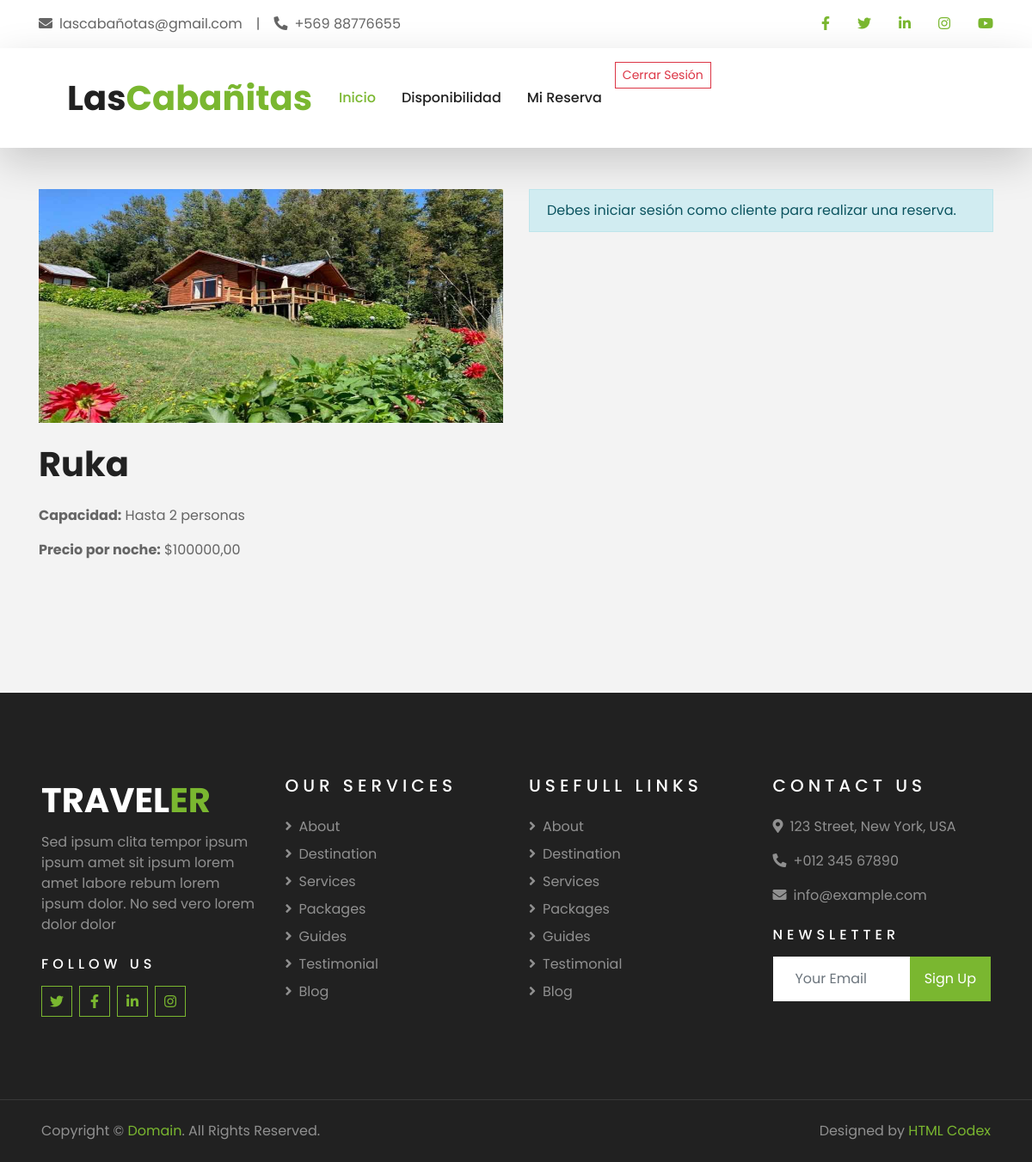
/cabana/1/ (signed in), run on the app's committed database.
### BD/models.py (models this page shows, shortened)
class Cabana(models.Model):
    ESTADOS_CABANA = [
        ('disponible', 'Disponible'),
        ('ocupada', 'Ocupada'),
        ('mantenimiento', 'En mantenimiento'),
    ]
    nombre_cabana = models.CharField(max_length=100)
    capacidad = models.IntegerField(help_text="Capacidad máxima de personas")
    estado = models.CharField(
        max_length=50,
        choices=ESTADOS_CABANA,
        default='disponible',
        help_text="Estado de la cabaña"
    )
    precio = models.DecimalField(max_digits=10, decimal_places=2)
    created = models.DateTimeField(auto_now_add = True, verbose_name = "Fech. Creacion")
    updated = models.DateTimeField(auto_now_add = True, verbose_name = "Fech. Edicion")
    class Meta:
        verbose_name = "cabaña"
        verbose_name_plural = "cabañas"

class CabanaImage(models.Model):
    cabana = models.ForeignKey(
        Cabana,
        on_delete=models.CASCADE,
        related_name='imagenes',
        verbose_name="Cabaña"
    )
    imagen = models.ImageField(upload_to='images/cabanas/', verbose_name="Imagen de la cabaña")
    class Meta:
        verbose_name = "imagen de cabaña"
        verbose_name_plural = "imágenes de cabaña"

### core/views.py (the view)
# urls.py: path('cabana/<int:cabana_id>/', views.cabana_detalle, name='cabana_detalle'),
@login_required(login_url='/login/')  # Redirige a la URL de inicio de sesión
def cabana_detalle(request, cabana_id):
    cabana = get_object_or_404(Cabana, id=cabana_id)
    reservas = Reserva.objects.filter(
        cabana=cabana,
        estado='confirmada',
        fecha_fin__gte=date.today()
    )
    fechas_ocupadas = []
    for reserva in reservas:
        fecha_actual = reserva.fecha_inicio
        while fecha_actual <= reserva.fecha_fin:
            fechas_ocupadas.append(fecha_actual.strftime('%Y-%m-%d'))
            fecha_actual += timedelta(days=1)
    context = {
        'cabana': cabana,
        'today': date.today(),
        'fechas_ocupadas': json.dumps(fechas_ocupadas),
    }
    return render(request, 'core/cabana_detalle.html', context)

### core/templates/core/cabana_detalle.html (shortened to what this page needs)
{% extends 'core/base.html' %}
{% load static %}
{% block content %}
<div class="container-fluid py-5">
    <div class="container">
        <div class="row">
            <div class="col-lg-6">
                {% if cabana.imagenes.first %}
                    <img class="img-fluid mb-4" src="{{ cabana.imagenes.first.imagen.url }}" alt="{{ cabana.nombre_cabana }}">
                {% endif %}
                <h1 class="mb-4">{{ cabana.nombre_cabana }}</h1>
                <p><strong>Capacidad:</strong> Hasta {{ cabana.capacidad }} personas</p>
                <p><strong>Precio por noche:</strong> ${{ cabana.precio }}</p>
            </div>
            <div class="col-lg-6">
                {% if user.is_authenticated and user.groups.all.0.name == 'cliente' %}
                    <h3 class="mb-4">Reservar esta cabaña</h3>
                    <form method="post" action="{% url 'crear_reserva' cabana.id %}">
                        {% csrf_token %}
                        <div class="form-group mb-3">
                            <label for="fecha_inicio">Fecha de inicio:</label>
                            <input type="date"
                                   id="fecha_inicio"
                                   name="fecha_inicio"
                                   class="form-control"
                                   min="{{ today|date:'Y-m-d' }}"
                                   required>
                        </div>
                        <div class="form-group mb-3">
                            <label for="fecha_fin">Fecha de fin:</label>
                            <input type="date"
                                   id="fecha_fin"
                                   name="fecha_fin"
                                   class="form-control"
                                   min="{{ today|date:'Y-m-d' }}"
                                   required>
                        </div>
                        <div class="mb-3">
                            <p><strong>Total estimado: $</strong><span id="total">0</span></p>
                        </div>
                        <button type="submit" class="btn btn-primary" id="btnReservar">Confirmar Reserva</button>
                    </form>
                {% else %}
                    <div class="alert alert-info">
                        Debes iniciar sesión como cliente para realizar una reserva.
                    </div>
                {% endif %}
            </div>
        </div>
    </div>
</div>
{% endblock %}

### data on the page
Cabana: imagenes.first.imagen (picture), nombre_cabana "Ruka", capacidad "2", precio "100000,00"
